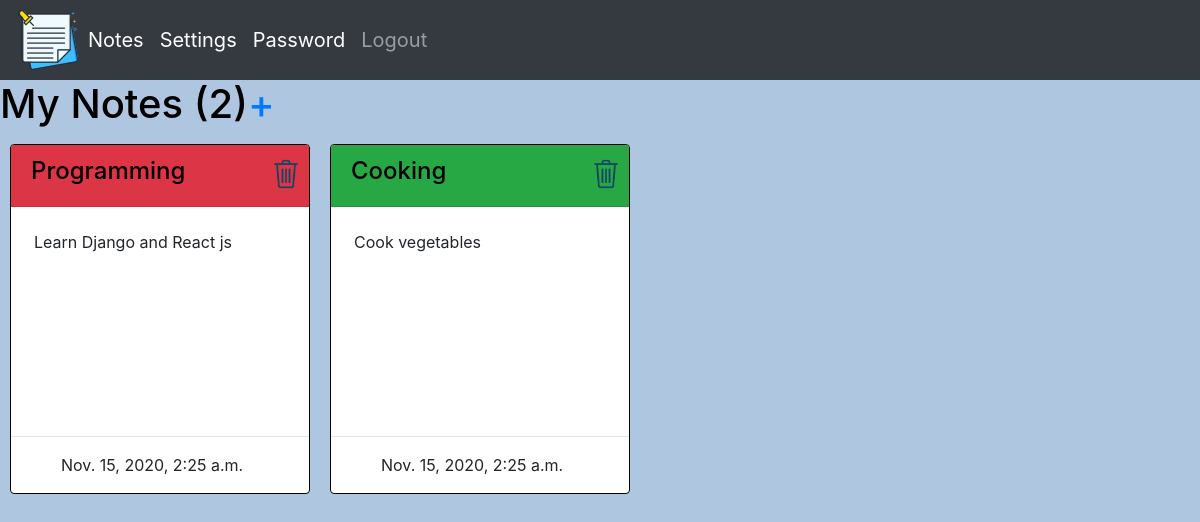
The app's page / (signed in), older data.
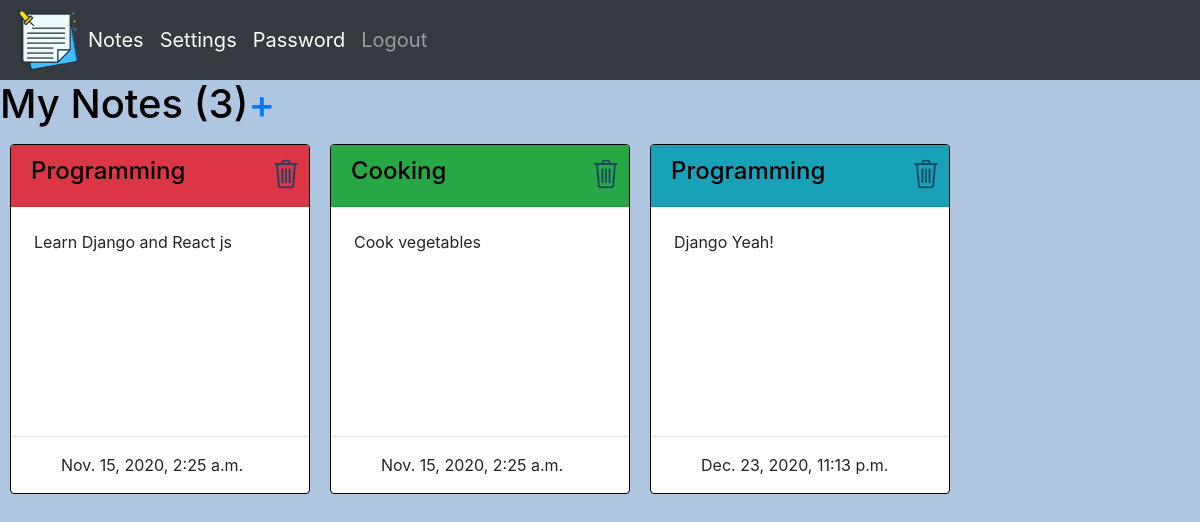
The same page, newer data.
### noteApp/models.py (models this page shows, shortened)
class Note(models.Model):
    colors = [
        ("bg-danger","Red"),
        ("bg-info","Teal"),
        ("bg-success","Green"),
        ("bg-warning","Yellow"),
    ]
    title = models.CharField(max_length=200, null=True)
    description = models.TextField(max_length=200)
    date_created = models.DateTimeField(auto_now_add=True)
    color = models.CharField(max_length=10,choices=colors,default="Teal")
    user = models.ForeignKey(User, on_delete=models.CASCADE, null=True)

### noteApp/decorators.py (the view)
        def wrapper_func(request, *args, **kwargs):
            group = None
            if request.user.groups.exists():
                group = request.user.groups.all()[0].name
            if group in allowed_roles:
                return view_func(request, *args, **kwargs)
            else:
                return HttpResponse("You are not authorized to view this page")

### noteApp/views.py (called while the page is built)
@login_required(login_url='loginPage')
@allowed_users(allowed_roles=['user','admin'])
def notes(request):
    un = request.user
    notes = Note.objects.all().filter(user=un)
    notes_num = notes.count()
    context = {
        "notes":notes,
        "notes_num":notes_num,
    }
    return render(request, "noteApp/notes.html", context)

### noteApp/templates/noteApp/notes.html (shortened to what this page needs)
{% extends 'noteApp/base.html' %}
{% load static %}
{% block content %}
<span class="createNoteLink"><h1 id="myNotes">My Notes ({{notes_num}}) </h1></span>
<span class="createNoteLink"><a href="{% url 'createNote' %}"><h1> + </h1></a></span>
<div style="clear: both;">
    {% for note in notes %}
        <div class="card">
            <div class="card-header {{note.color}}"><a id="noteHeader" href="{% url 'editNote' note.id %}"><h4>{{note.title}}</h4></a>
                <a href="{% url 'deleteNote' note.id %}"><img id="deleteImg" src="{% static '/images/trash.png' %}"></a></div>
            <div class="card-body">
                <p class="card-text">{{note.description}}</p>
            </div>
            <hr>
            <div>
                <p id="dateText">{{note.date_created}}</p>
            </div>
        </div>
    {% endfor %}
</div>
{% endblock %}

Row changes from the older to the newer data that the page shows:
added Note: title "Programming", description "Django Yeah!", date_created "Dec. 23, 2020, 11:13 p.m."
Text that changed along with them:
{{ notes_num }}: "2" → "3"
